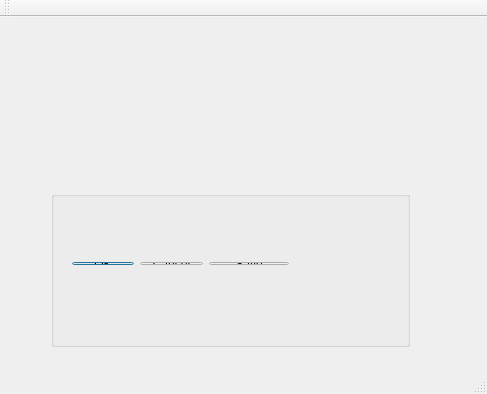
<?xml version="1.0" encoding="UTF-8"?>
<ui version="4.0">
 <class>MainWindow</class>
 <widget class="QMainWindow" name="MainWindow">
  <property name="geometry">
   <rect>
    <x>0</x>
    <y>0</y>
    <width>487</width>
    <height>394</height>
   </rect>
  </property>
  <property name="windowTitle">
   <string>MainWindow</string>
  </property>
  <widget class="QWidget" name="centralWidget">
   <widget class="QWidget" name="layoutWidget">
    <property name="geometry">
     <rect>
      <x>40</x>
      <y>0</y>
      <width>381</width>
      <height>341</height>
     </rect>
    </property>
    <layout class="QVBoxLayout" name="verticalLayout">
     <item>
      <widget class="QLabel" name="label">
       <property name="minimumSize">
        <size>
         <width>379</width>
         <height>0</height>
        </size>
       </property>
       <property name="text">
        <string/>
       </property>
      </widget>
     </item>
     <item>
      <widget class="QGroupBox" name="groupBox">
       <property name="title">
        <string/>
       </property>
       <widget class="QWidget" name="layoutWidget">
        <property name="geometry">
         <rect>
          <x>30</x>
          <y>10</y>
          <width>119</width>
          <height>22</height>
         </rect>
        </property>
        <layout class="QHBoxLayout" name="horizontalLayout">
         <item>
          <spacer name="horizontalSpacer">
           <property name="orientation">
            <enum>Qt::Horizontal</enum>
           </property>
           <property name="sizeHint" stdset="0">
            <size>
             <width>40</width>
             <height>20</height>
            </size>
           </property>
          </spacer>
         </item>
         <item>
          <widget class="QCheckBox" name="checkBox">
           <property name="text">
            <string>CheckBox</string>
           </property>
          </widget>
         </item>
        </layout>
       </widget>
       <widget class="QWidget" name="layoutWidget">
        <property name="geometry">
         <rect>
          <x>10</x>
          <y>60</y>
          <width>239</width>
          <height>25</height>
         </rect>
        </property>
        <layout class="QHBoxLayout" name="horizontalLayout_3">
         <item>
          <widget class="QDialogButtonBox" name="buttonBox">
           <property name="standardButtons">
            <set>QDialogButtonBox::Cancel|QDialogButtonBox::Ok</set>
           </property>
          </widget>
         </item>
         <item>
          <widget class="QPushButton" name="pushButtonSave">
           <property name="text">
            <string>Save</string>
           </property>
          </widget>
         </item>
        </layout>
       </widget>
      </widget>
     </item>
    </layout>
   </widget>
  </widget>
  <widget class="QMenuBar" name="menuBar">
   <property name="geometry">
    <rect>
     <x>0</x>
     <y>0</y>
     <width>487</width>
     <height>23</height>
    </rect>
   </property>
  </widget>
  <widget class="QToolBar" name="mainToolBar">
   <attribute name="toolBarArea">
    <enum>TopToolBarArea</enum>
   </attribute>
   <attribute name="toolBarBreak">
    <bool>false</bool>
   </attribute>
  </widget>
  <widget class="QStatusBar" name="statusBar"/>
 </widget>
 <layoutdefault spacing="6" margin="11"/>
 <resources/>
 <connections/>
</ui>
